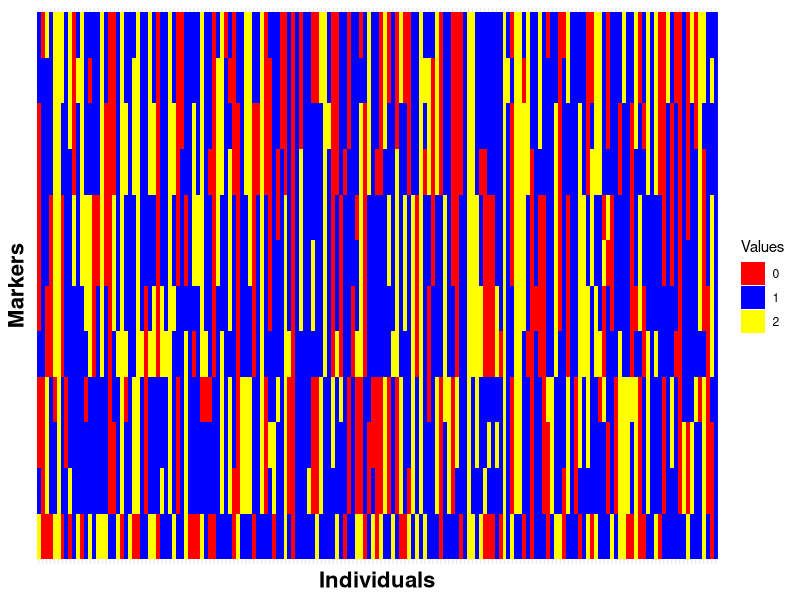
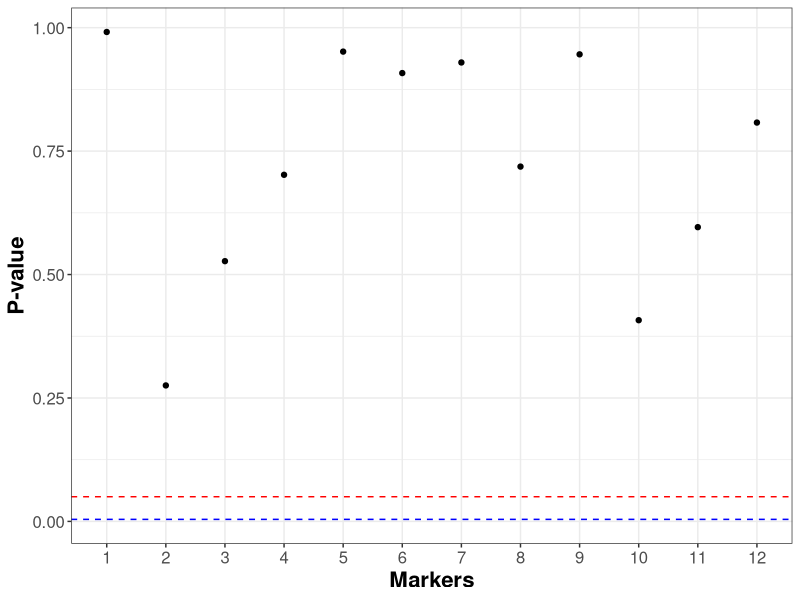
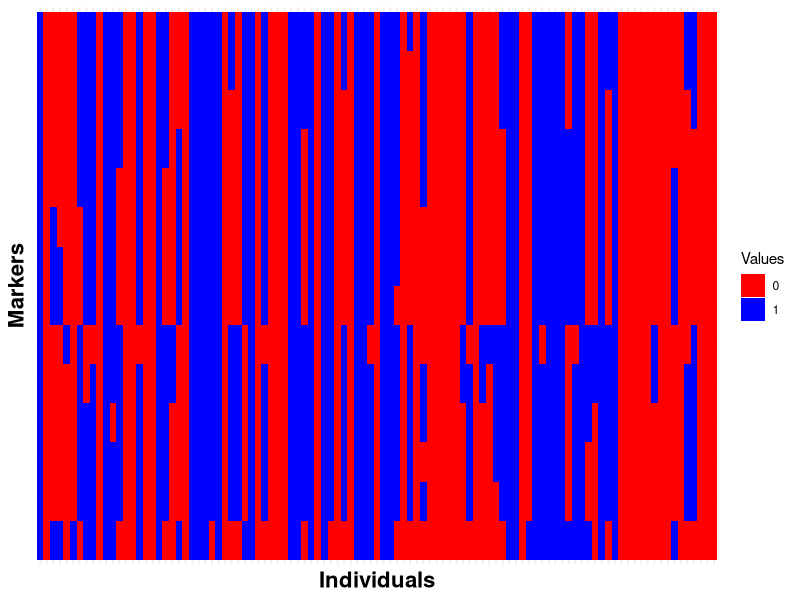
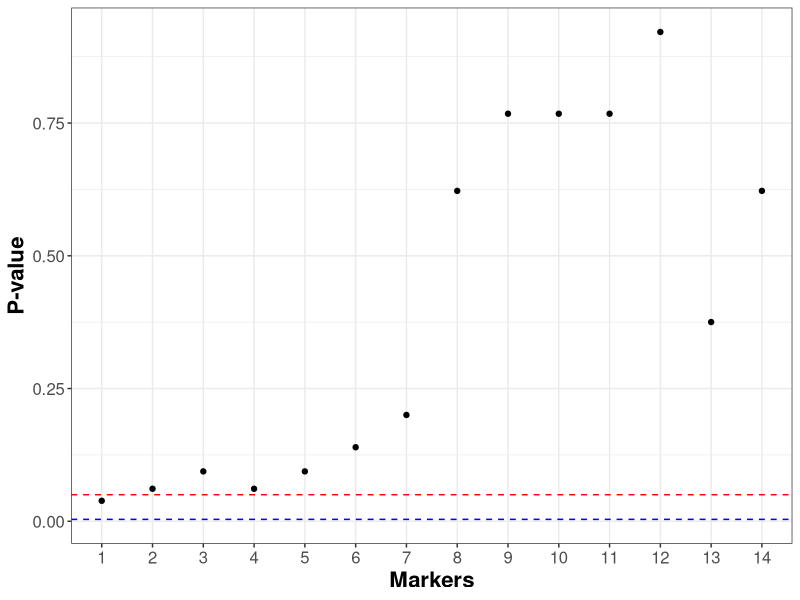

Reproduce these figures in R, in order.
## ---- chunk 1
knitr::opts_chunk$set(echo = TRUE, message = FALSE, warning = FALSE, error = FALSE)
## ---- chunk 2
remove(list = ls())
library(tidyverse)
## ---- chunk 3
maize_df <- read.csv("maize.csv")

head(maize_df)
dim(maize_df)
markers <- maize_df[,2:13]
## ---- chunk 4
markers %>% mutate(ind = rownames(markers)) %>%
  pivot_longer(-ind, names_to = "mrk", values_to = "value") %>% 
  ggplot(aes(x = ind, y = mrk, fill = as.factor(value)))+
  geom_tile()+
  scale_fill_manual(name = "Values",
                    values = c("0" = "red",
                                "1" = "blue",
                                "2" = "yellow"))+
  labs(x = "Individuals",
       y = "Markers")+
  theme_minimal()+
  theme(axis.title = element_text(size = 16, face = "bold"),
        axis.text = element_blank(),
        axis.ticks = element_blank())
## ---- chunk 5
exp <- c(0.25, 0.5, 0.25)

p.value <- c()

M <- ncol(markers)

for (m in 1:M){
  obs <- table(markers[,m])
  p.value[m] <- chisq.test(x = obs, p = exp)$p.value
} 

print(p.value)
## ---- chunk 6
p.value_df <- data.frame(marker = 1:length(p.value),
                         p.value = p.value)

p.value_df %>%
  mutate(marker = factor(marker)) %>%
  ggplot(aes(x = marker, y = p.value)) +
  geom_point() +
  geom_hline(yintercept = 0.05, color = "red", linetype = "dashed") +  
  geom_hline(yintercept = 0.05/M, color = "blue",  linetype = "dashed") +  
  labs(x = "Markers", y = "P-value") +
  theme_bw() +
  theme(axis.title = element_text(size = 16, face = "bold"),
        axis.text = element_text(size = 12))
## ---- chunk 7
table(p.value > 0.05)
## ---- chunk 8
table(p.value > 0.05/M)
## ---- chunk 9
remove(list = ls())

mouse_df <- read.csv("mouse.csv")

head(mouse_df)

dim(mouse_df)
## ---- chunk 10
markers <- mouse_df[,2:15]

markers %>% mutate(ind = rownames(markers)) %>%
  pivot_longer(-ind, names_to = "mrk", values_to = "value") %>% 
  ggplot(aes(x = ind, y = mrk, fill = as.factor(value)))+
  geom_tile()+
  scale_fill_manual(name = "Values",
                    values = c("0" = "red",
                               "1" = "blue",
                               "2" = "yellow"))+
  labs(x = "Individuals",
       y = "Markers")+
  theme_minimal()+
  theme(axis.title = element_text(size = 16, face = "bold"),
        axis.text = element_blank(),
        axis.ticks = element_blank())
## ---- chunk 11
exp <- c(0.5, 0.5)

p.value <- c()

M <- ncol(markers)

for (m in 1:M){
  obs <- table(markers[,m])
  p.value[m] <- chisq.test(x = obs, p = exp)$p.value
} 

print(p.value)
## ---- chunk 12
p.value_df <- data.frame(marker = 1:length(p.value),
                         p.value = p.value)

p.value_df %>% mutate(marker = factor(marker)) %>%
  ggplot(aes(x = marker, y = p.value))+
  geom_point()+
  geom_hline(yintercept = 0.05, color = "red", linetype = "dashed")+
  geom_hline(yintercept = 0.05/M, color = "blue", linetype = "dashed")+
  labs(x = "Markers", y = "P-value")+
  theme_bw()+
  theme(axis.title = element_text(size = 16, face = "bold"),
        axis.text = element_text(size = 12))
## ---- chunk 13
table(p.value > 0.05)
## ---- chunk 14
table(p.value > 0.05/M)
